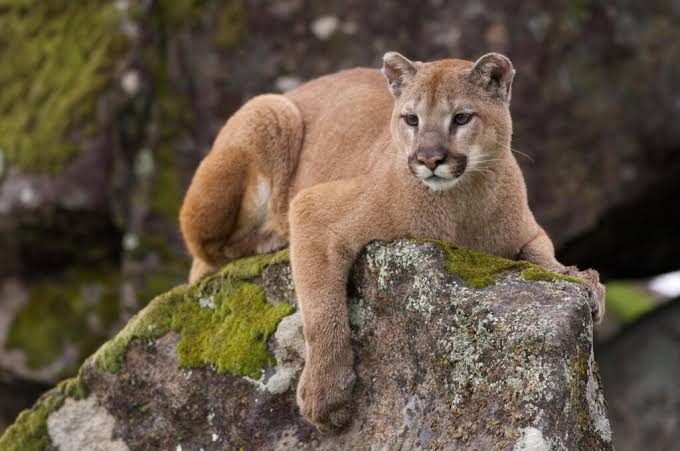
#> input picture imagenes/pumaxd.jpg, 680 x 451 px, found by its file name
$ python ejemplo2_esquinas.py
#> lines starting #> are read from the running program, lines starting #| are printed output that depends on the picture; after the words box and inside, x2 and y2 are one past the last pixel; in counts of white or black regions, pixels touching at a corner belong together
# Caleb Dorado NC = 0039

import cv2
import numpy as np

# Cargar imagen
imagen = cv2.imread("imagenes/pumaxd.jpg")
#> imagen is the input picture: shape (451, 680, 3); mean B, G, R 67.9, 84.9, 98.9

# Verificar que la imagen exista
if imagen is None:
    print("Error: no se pudo cargar la imagen.")
    exit()

# Convertir a escala de grises
gris = cv2.cvtColor(imagen, cv2.COLOR_BGR2GRAY)
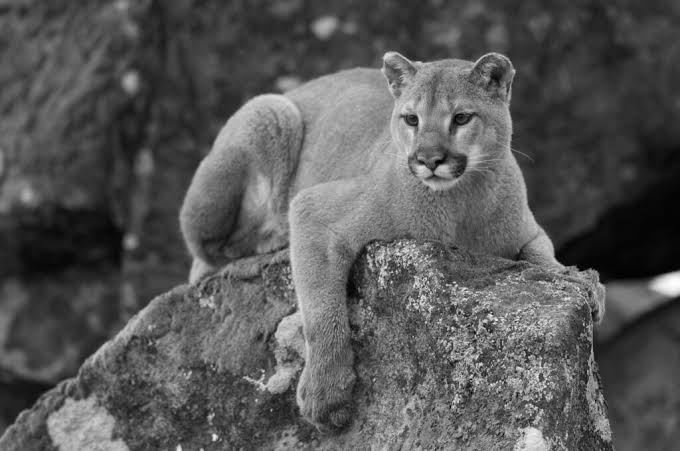
#> gris: shape (451, 680); min 0, max 254, mean 87.2

# Convertir a tipo float32
gris_float = np.float32(gris)

# Detectar esquinas mediante Harris
esquinas = cv2.cornerHarris(
    gris_float,
    2,
    3,
    0.04
)
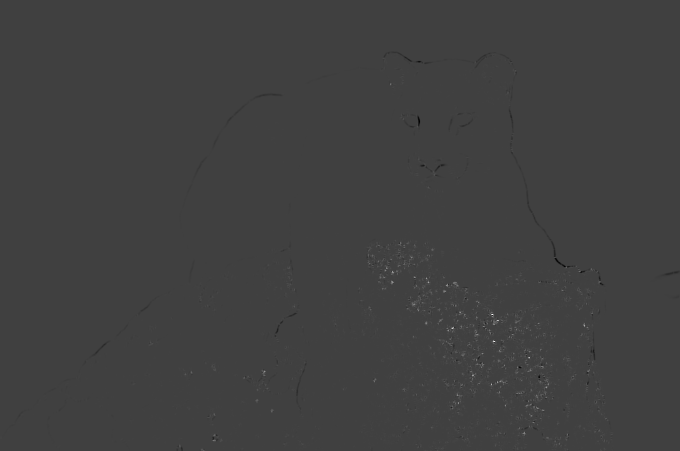
#> esquinas: shape (451, 680) float32; min -12463512, max 36724260, mean 35193.7; drawn with min black and max white

# Dilatar para hacer visibles las esquinas
esquinas = cv2.dilate(
    esquinas,
    None
)
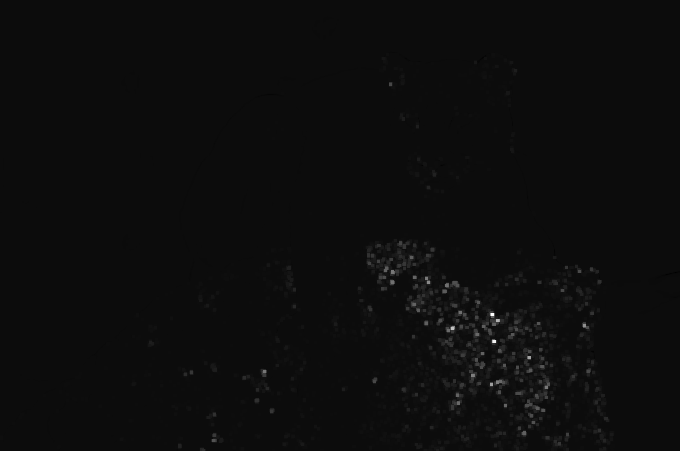
#> esquinas: shape (451, 680) float32; min -1817490.1, max 36724260, mean 196125.6; drawn with min black and max white

# Crear copia
resultado = imagen.copy()

# Umbral para identificar esquinas
umbral = 0.01 * esquinas.max()
#> umbral = 367242.6

# Marcar esquinas
resultado[esquinas > umbral] = [0, 0, 255]
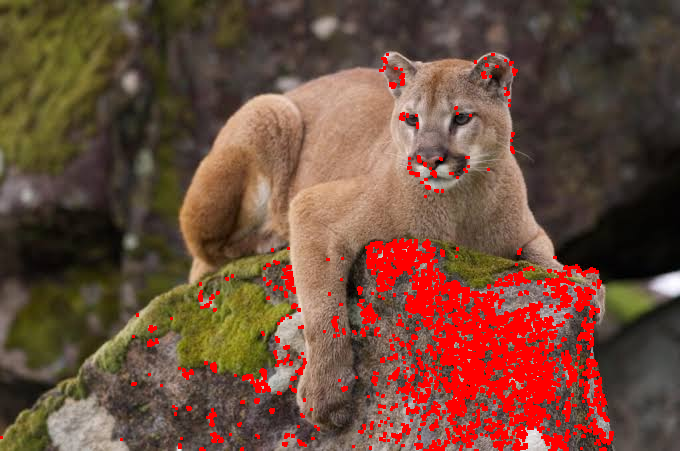
#> resultado: shape (451, 680, 3); 8.75% of pixels changed, all inside (x1, y1, x2, y2) = (0, 53, 614, 451)

# Mostrar resultados
cv2.imshow(
    "Imagen original",
    imagen
)

cv2.imshow(
    "Esquinas detectadas",
    resultado
)

# Guardar resultado
cv2.imwrite(
    "resultados/ejemplo2_esquinas_puma.jpg",
    resultado
)

# Contar esquinas aproximadas
cantidad_esquinas = np.sum(
    esquinas > umbral
)
#> cantidad_esquinas = 26849

print("Deteccion de esquinas terminada.")
print("Cantidad aproximada de puntos detectados:",
      cantidad_esquinas)
#| Cantidad aproximada de puntos detectados: 26849

print("Resultado guardado en:")
print("resultados/ejemplo2_esquinas_puma.jpg")

# Esperar una tecla
cv2.waitKey(0)

# Cerrar ventanas
cv2.destroyAllWindows()

print("Hecha por Caleb Dorado NC = 0039")
